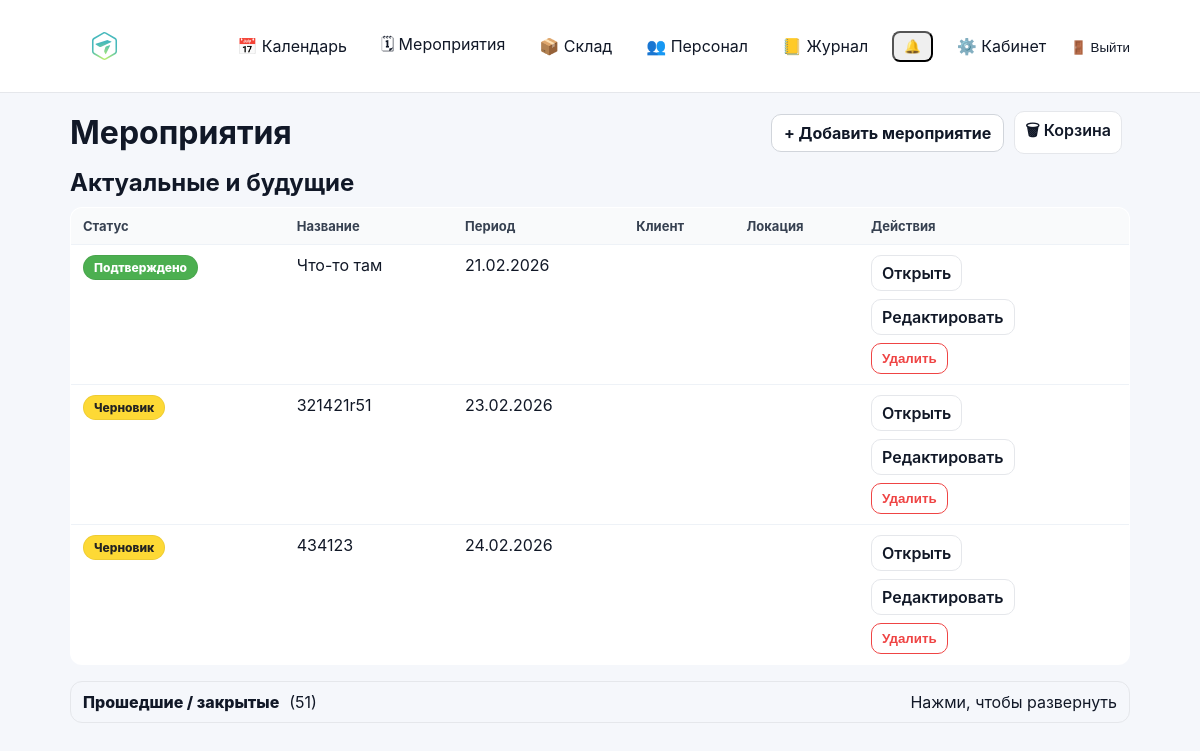
The app's page /events/ (signed in), older data.
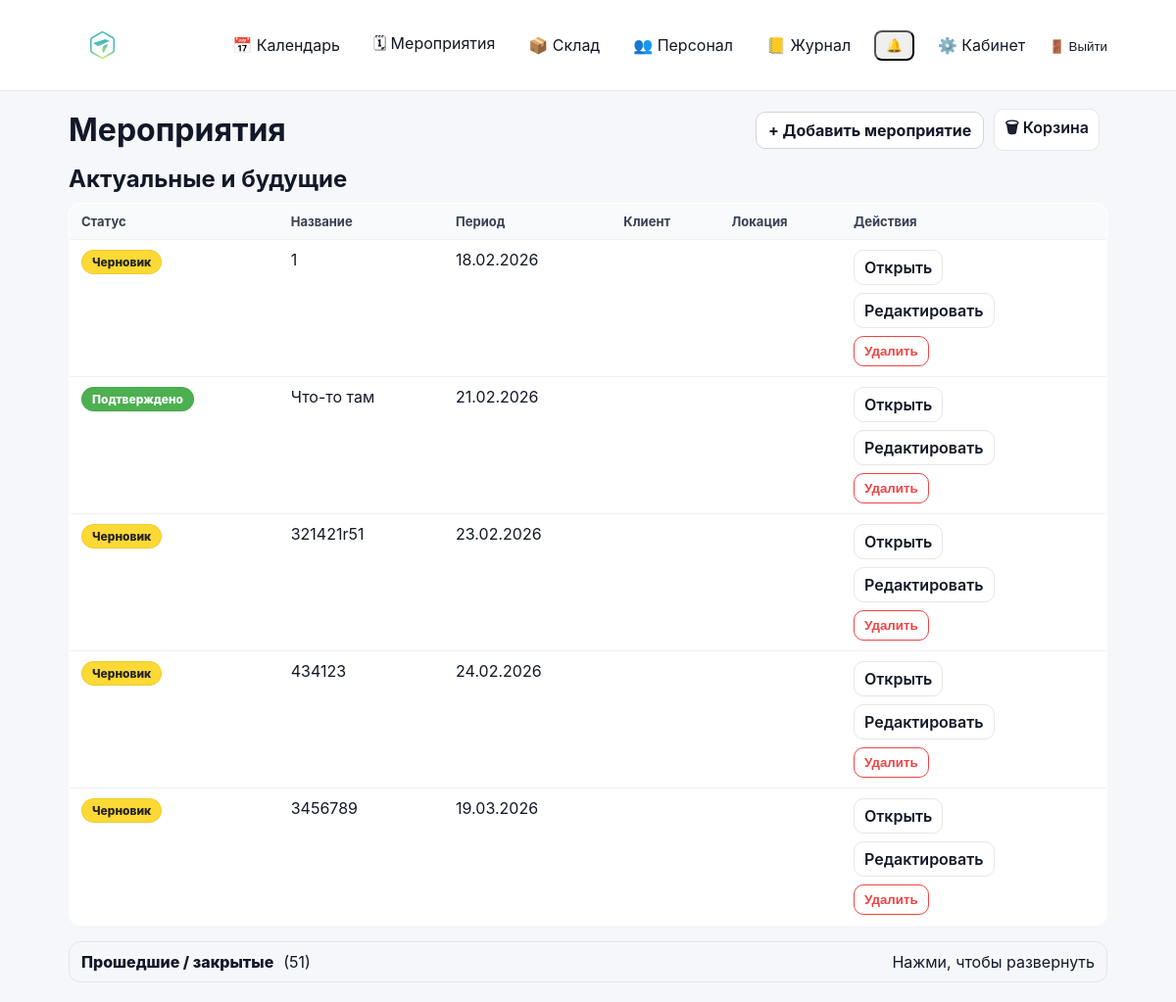
The same page, newer data.
### events/models.py (models this page shows, shortened)
class Event(models.Model):
    class Meta:
        permissions = [
            ("edit_event_card", "Can edit event card (dates/status/etc)"),
            ("edit_event_equipment", "Can edit event equipment (own/rented)"),
        ]
    STATUS_DRAFT = "draft"
    STATUS_CONFIRMED = "confirmed"
    STATUS_CANCELLED = "cancelled"
    STATUS_CLOSED = "closed"
    STATUS_CHOICES = (
        (STATUS_DRAFT, "Черновик"),
        (STATUS_CONFIRMED, "Подтверждено"),
        (STATUS_CANCELLED, "Отменено"),
        (STATUS_CLOSED, "Закрыто"),
    )
    name = models.CharField(max_length=200)
    start_date = models.DateField()
    end_date = models.DateField(blank=True, null=True)
    client = models.CharField(max_length=200, blank=True)
    location = models.CharField(max_length=200, blank=True)
    responsible = models.ForeignKey(
        User,
        on_delete=models.SET_NULL,
        null=True,
        related_name="events",
    )
    s_engineer = models.ForeignKey(
        User,
        on_delete=models.SET_NULL,
        null=True,
        blank=True,
        related_name="senior_events",
    )
    engineers = models.ManyToManyField(
        User,
        blank=True,
        related_name="engineer_events",
    )
    notes = models.TextField(blank=True, default="")
    is_deleted = models.BooleanField(default=False)
    deleted_at = models.DateTimeField(null=True, blank=True)
    status = models.CharField(
        max_length=20,
        choices=STATUS_CHOICES,
        default=STATUS_DRAFT,
    )
    created_at = models.DateTimeField(auto_now_add=True)

### events/views.py (the view)
# urls.py: path("events/", views.event_list_view, name="event_list"),
@login_required
def event_list_view(request: HttpRequest) -> HttpResponse:
    today = timezone.localdate()
    qs = (
        Event.objects.filter(is_deleted=False)
        .select_related("responsible", "s_engineer")
        .prefetch_related("engineers", "role_slots__role", "role_slots__users")
    )
    can_view_all = _can_view_all_events(request.user)
    if not can_view_all:
        qs = qs.filter(_participation_q(request.user)).distinct()
    past_q = (
        Q(status__in=[Event.STATUS_CLOSED, Event.STATUS_CANCELLED])
        | Q(end_date__lt=today)
        | (Q(end_date__isnull=True) & Q(start_date__lt=today))
    )
    past_events = qs.filter(past_q).distinct().order_by("-start_date", "-id")
    upcoming_events = qs.exclude(past_q).distinct().order_by("start_date", "id")
    return render(
        request,
        "events/event_list.html",
        {
            "upcoming_events": upcoming_events,
            "past_events": past_events,
            "past_count": past_events.count(),
            "can_create_event": can_edit_event_card(request.user),
            "can_delete": can_edit_event_card(request.user),
            "can_edit": can_edit_event_card(request.user),
            "can_view_all_events": can_view_all,
        },
    )

### accounts/context_processors.py (called while the page is built)
def authz_flags(request):
    user = getattr(request, "user", None)
    return {
        "can_manage_staff": can_manage_staff(user),
        "can_edit_event_card": can_edit_event_card(user),
        "can_edit_event_equipment": can_edit_event_equipment(user),
        "can_edit_inventory": can_edit_inventory(user),
        "can_view_stock": can_view_stock(user),
    }

### accounts/permissions.py (called while the page is built)
def _ok(user) -> bool:
    return bool(user and user.is_authenticated)

def is_super(user) -> bool:
    return bool(_ok(user) and getattr(user, "is_superuser", False))

def can_manage_staff(user) -> bool:
    return is_super(user) or (_ok(user) and user.has_perm("accounts.manage_staff"))

def can_edit_inventory(user) -> bool:
    return is_super(user) or (_ok(user) and user.has_perm("inventory.manage_inventory"))

def can_view_stock(user) -> bool:
    return is_super(user) or (_ok(user) and (user.has_perm("inventory.manage_inventory") or user.has_perm("events.edit_event_card")))

def can_edit_event_card(user) -> bool:
    return is_super(user) or (_ok(user) and user.has_perm("events.edit_event_card"))

### events/templates/events/event_list.html (shortened to what this page needs)
{% extends "base.html" %}
{% block content %}
<div class="toolbar">
  <h1 style="margin:0;">Мероприятия</h1>
  <div style="display:flex; gap:10px; align-items:center;">
    {% if can_create_event %}
      <a class="btn" href="{% url 'event_create' %}">+ Добавить мероприятие</a>
    {% endif %}
    {% if can_delete %}
      <a class="btn-secondary" href="{% url 'event_trash' %}">🗑 Корзина</a>
    {% endif %}
  </div>
</div>
<h2 style="margin: 14px 0 10px;">Актуальные и будущие</h2>
<table class="list-table">
  <thead>
    <tr>
      <th>Статус</th>
      <th>Название</th>
      <th>Период</th>
      <th>Клиент</th>
      <th>Локация</th>
      <th>Действия</th>
    </tr>
  </thead>
  <tbody>
    {% for e in upcoming_events %}
      <tr>
        <td>
          <span class="status-pill status-{{ e.status }}">{{ e.get_status_display }}</span>
        </td>
        <td>{{ e.name }}</td>
        <td>
          {% if e.start_date == e.end_date or not e.end_date %}
            {{ e.start_date|date:"d.m.Y" }}
          {% else %}
            {{ e.start_date|date:"d.m.Y" }} – {{ e.end_date|date:"d.m.Y" }}
          {% endif %}
        </td>
        <td>{{ e.client }}</td>
        <td>{{ e.location }}</td>
        <td>
          <div style="display:flex; flex-direction:column; gap:8px; align-items:flex-start;">
            <a class="btn-secondary" href="{% url 'event_detail' e.id %}">Открыть</a>
            {% if can_edit %}
              <a class="btn-secondary" href="{% url 'event_edit' e.id %}">Редактировать</a>
            {% endif %}
            {% if can_delete %}
              <form method="post" action="{% url 'event_delete' e.id %}"
                    onsubmit="return confirm('Удалить мероприятие «{{ e.name }}»? Оно попадёт в корзину на 30 дней.')">
                <button type="submit" class="btn-secondary" style="border-color:#ef4444; color:#ef4444;">
                  Удалить
                </button>
              </form>
            {% endif %}
          </div>
        </td>
      </tr>
    {% empty %}
      <tr>
        <td colspan="6" style="color:#6b7280;">Актуальных мероприятий нет.</td>
      </tr>
    {% endfor %}
  </tbody>
</table>
<div style="margin-top:16px;">
  <details {% if past_count == 0 %}open{% endif %} style="border:1px solid #e5e7eb; border-radius:12px; padding:10px 12px;">
    <summary style="cursor:pointer; list-style:none; display:flex; align-items:center; gap:10px;">
      <span style="font-weight:800;">Прошедшие / закрытые</span>
      <span class="muted">({{ past_count }})</span>
      <span class="muted" style="margin-left:auto;">Нажми, чтобы {% if past_count == 0 %}свернуть{% else %}развернуть{% endif %}</span>
    </summary>
  </details>
</div>
{% endblock %}

Row changes from the older to the newer data that the page shows:
now on this page (row edited): Event: status "Черновик", name "1", start_date "18.02.2026"
added Event: status "Черновик", name "3456789", start_date "19.03.2026"
